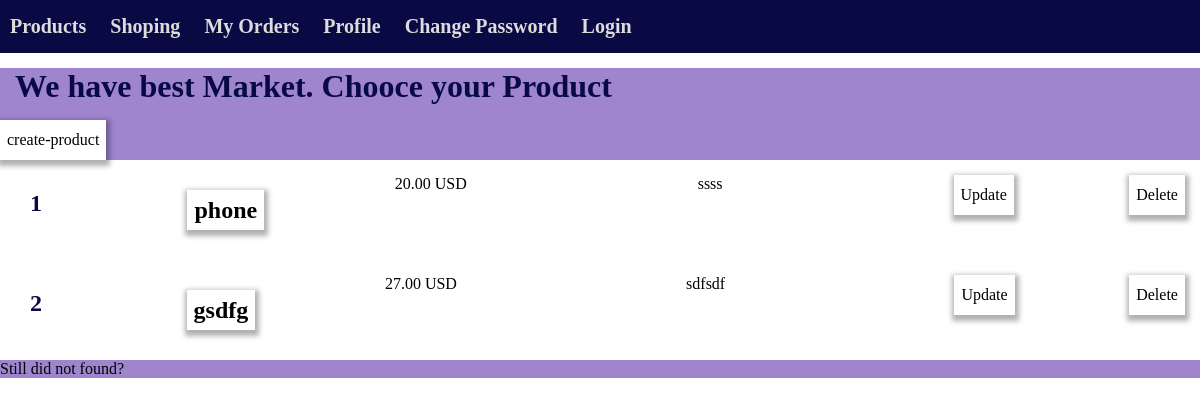
Screenshot of /product-list with the database file from the repository.
### core/models.py (models this page shows)
class Product(models.Model):
    name = models.CharField(max_length=200)
    price = models.DecimalField(decimal_places=2, max_digits=6)
    description = models.TextField(default="No description provided")
    stock = models.PositiveIntegerField(default=0)
    is_active = models.BooleanField(default=False)

### core/views.py (the view)
# urls.py: path('product-list', productlistView, name='product-list'),
def productlistView(request):
    products = Product.objects.all()
    context = {
        'object_list': products,
    }
    template_name = 'core/productList.html'
    return render(request,template_name, context)

### template/core/productList.html (shortened to what this page needs)
{% load static %}
<!DOCTYPE html>
<html lang="en">
<head>
    <link rel="stylesheet" type="text/css" href="{% static 'css/styles.css' %}">
</head>
<body>
     <nav>
    <ul>
      <li class="navigator"><a href="#">Products</a></li>
         <li class="navigator"><a href="">Shoping</a></li>
        <li class="navigator"><a href="">My Orders</a></li>
      <li class="navigator"><a href="">Profile</a></li>
      <li class="navigator"><a href="#">Change Password</a></li>
      {% if request.user.is_authenticated %}
      <li class="navigator"><a href="#">Logout</a></li>
        {% else %}
        <li class="navigator"><a href="#">Login</a></li>
        {% endif %}
    </ul>
  </nav>
     {%block content %}
     <div class="container">
        <h1>We have best Market. Chooce your Product</h1>
         <a href="{% url 'create-product' %}">create-product</a>
         {%for product in object_list%}
         <div class="row">
             <h2>{{product.id}}</h2>
             <h2><a href="{% url 'product-detail' product.id %}">{{product.name}}</a></h2>
             <p>{{product.price}} USD<p>
             <p>{{product.description}}<p>
             <p><a href="{% url 'product-update' product.id %}">Update</a></p>
             <p><a href="{% url 'product-delete' product.id %}">Delete</a></p>
          </div>
          {% endfor %}
         <p>Still did not found? </p>
     </div>
     {% endblock %}
</body>
</html>

### static/css/styles.css (style rules this page uses)
* { margin:0; padding:0; }
body { background-color:rgb(254, 254, 254); }
h2, h1 { color: rgb(9, 9, 67); margin: 15px; }
.container { background-color: rgb(159, 132, 206); width: 100%; }
div a, .allAddress { background: #fff; box-shadow: 1px 3px 5px 3px #0000004f; padding: 0 7px; height: 40px; line-height: 40px; text-decoration: none; color: black; border:none; display: inline-block; }
.row { display: flex; justify-content: space-between; padding: 15px; background-color: white; }
.navigator { display: inline-block; padding: 10px; font-weight: bold; }
nav { background-color: rgb(9, 9, 67); padding-right: 40px; padding-bottom: 5px; padding-top: 5px; }
nav a { color:gainsboro; text-decoration: none; font-size: 20px; }

### rows the page displays
Product: id "1", name "phone", price "20.00", description "ssss"
Product: id "2", name "gsdfg", price "27.00", description "sdfsdf"
